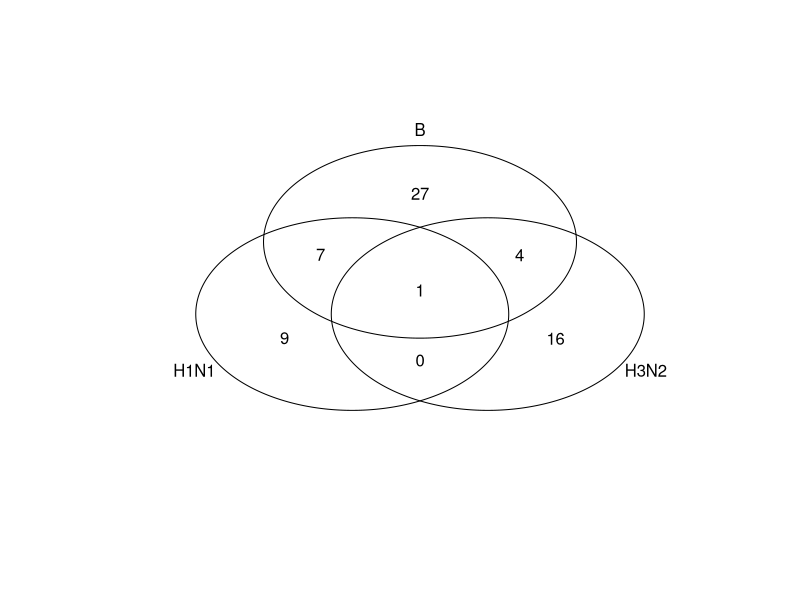

Write R code to recreate this figure. (Note: this script raises an error after producing the figure.)
library(tidyverse)
library(ggpubr)
library(gplots)

# venn diagram -------------------------------------------------------------
res.venn2 <- list(
  "H1N1" = c("NBN", "SIT1", "IL15RA", "SULT2A1", "PSPN", "BTN3A2", 
             "CXADR", "CD83", "LIFR", "TNFSF12", "CXCL8", "FCRL2",
             "TNFRSF11A", "TNFRSF4", "IL12B", "CD48", "OSCAR"),
  "H3N2" = c("FABP9", "ITM2A", "FOXO1", "LSP1", "SAMD9L", "NT5C3A",
             "CLIP2", "PTX3", "HSD11B1", "LTA", "RAB6A", "KLRB1", 
             "SERPINB8", "CD79B", "TNFRSF11A", "FASLG", "CRIM1",
             "FGF19", "TPP1", "FST", "WFIKKN2"),
  "B" = c("SIT1", "TNF", "CSF3", "IL15RA", "PSPN", "BCL2L11",
          "SH2D1A", "CCL7", "LSP1", "IL7", "BTN3A2", "IL6", "FCAR",
          "CD83", "NCR1", "ICAM4", "CD4", "KRT19", "SLAMF7", "RAB6A",
          "TNFSF10", "CXCL17", "KLRB1", "SERPINB8", "CXCL8", 
          "CLEC7A", "TPSAB1", "TNFRSF11A", "VEGFA", "CCL13", "GZMA",
          "CCL11", "CXCL9", "SIGLEC1", "SPINT2", "SIRPB1", "OSCAR", "REG4", "KLRD1"))
v.table <- venn(res.venn2)


# plot ---------------------------------------------------
metadat_healthy <- cohorts_dat$donorInfo_all %>% 
  left_join(cohorts_dat$donorSample_all %>% filter(time == "T1")) %>%
  full_join(cohorts_dat$HAItiter_all) %>%
  full_join(HAIreclassify2$all_cohorts) %>%
  filter(disease == "healthy") %>%
  mutate_at(vars(contains("reclassify")), ~factor(.x, levels = c("LL", "LH", "HL", "HH")))

inputDat <- protein_normDat %>% 
  lapply(function(x) x %>% rownames_to_column("name")) %>% 
  purrr::reduce(full_join) %>%
  filter(name %in% metadat_healthy$name) %>% 
  arrange(factor(name, levels = metadat_healthy$name))

inputDat2 <- metadat_healthy  %>%
  left_join(inputDat)

picked_proteins <- cohorts_dat$proteinAnnot_all %>% 
  filter(Assay %in% c("NBN", "SIT1", "IL15RA", "SULT2A1", "PSPN", "BTN3A2", 
                      "CXADR", "CD83", "LIFR", "TNFSF12", "CXCL8", "FCRL2",
                      "TNFRSF11A", "TNFRSF4", "IL12B", "CD48", "OSCAR",
                      "FABP9", "ITM2A", "FOXO1", "LSP1", "SAMD9L", "NT5C3A",
                      "CLIP2", "PTX3", "HSD11B1", "LTA", "RAB6A", "KLRB1", 
                      "SERPINB8", "CD79B", "TNFRSF11A", "FASLG", "CRIM1",
                      "FGF19", "TPP1", "FST", "WFIKKN2",
                      "SIT1", "TNF", "CSF3", "IL15RA", "PSPN", "BCL2L11",
                      "SH2D1A", "CCL7", "LSP1", "IL7", "BTN3A2", "IL6", "FCAR",
                      "CD83", "NCR1", "ICAM4", "CD4", "KRT19", "SLAMF7", "RAB6A",
                      "TNFSF10", "CXCL17", "KLRB1", "SERPINB8", "CXCL8", 
                      "CLEC7A", "TPSAB1", "TNFRSF11A", "VEGFA", "CCL13", "GZMA",
                      "CCL11", "CXCL9", "SIGLEC1", "SPINT2", "SIRPB1", "OSCAR", "REG4", "KLRD1"))

plot_dat <- inputDat2 %>% 
  select(patientID, cohort, condition, age_group, category, matches("reclassify|ab"),
         picked_proteins$OlinkID)

names(plot_dat)[24:87] <- picked_proteins$Assay

# scatter plots -------------
plot_dat %>%
  ggplot(aes(x = H1N1_abFC_combine, 
             # y = TNFRSF11A
             # y = SIT1
             # y = IL15RA
             # y = OSCAR
             # y = CD83
             # y = PSPN
             # y = CXCL8
             # y = BTN3A2
             # y = LSP1
             # y = SERPINB8
             # y = TNF
             y = CD4
             )) +
  geom_point(aes(col = H1N1_reclassify),
             size = 2, alpha = 0.8,
             position = position_jitter(w = 0.08, h = 0.1)) +
  geom_smooth(method = "lm", se = FALSE) + stat_cor() + theme_bw()

plot_dat %>%
  ggplot(aes(x = H3N2_abFC_combine, 
             # y = TNFRSF11A
             # y = SIT1
             # y = IL15RA
             # y = OSCAR
             # y = CD83
             # y = PSPN
             # y = CXCL8
             # y = BTN3A2
             # y = LSP1
             # y = SERPINB8
             # y = TNF
             y = CD4
  )) +
  geom_point(aes(col = H1N1_reclassify),
             size = 2, alpha = 0.8,
             position = position_jitter(w = 0.08, h = 0.1)) +
  geom_smooth(method = "lm", se = FALSE) + stat_cor() + theme_bw()

plot_dat %>% filter(cohort == "iMED") %>%
  ggplot(aes(x = ab_B, 
             # y = TNFRSF11A
             # y = SIT1
             # y = IL15RA
             # y = OSCAR
             # y = CD83
             # y = PSPN
             # y = CXCL8
             # y = BTN3A2
             # y = LSP1
             # y = SERPINB8
             # y = TNF
             y = CD4
  )) +
  geom_point(aes(col = H1N1_reclassify),
             size = 2, alpha = 0.8,
             position = position_jitter(w = 0.08, h = 0.1)) +
  geom_smooth(method = "lm", se = FALSE) + stat_cor() + theme_bw()

# boxplot ---------------
my_comparision <- list(c("LL", "LH"), c("LL", "HH"), c("LH", "HH"))
strain <- "H1N1_reclassify"
strain <- "H3N2_reclassify"
strain <- "B_reclassify"

protein <- "TNFRSF11A"
protein <- "SIT1"
protein <- "IL15RA"
protein <- "OSCAR"
protein = "CD83"
protein <- "PSPN"
protein <- "CXCL8"
protein <- "BTN3A2"
protein <- "LSP1"
protein <- "SERPINB8"
protein <- "TNF"
protein <- "CD4"

plot_dat %>%
  ggboxplot(x = strain, y = protein, color = "age_group", add = "jitter") +
  stat_compare_means(comparisons = my_comparision, method = "t.test")

plot_dat %>%
  ggboxplot(x = strain, y = protein, add = "jitter") +
  stat_compare_means(comparisons = my_comparision, method = "t.test")

plot_dat %>% filter(cohort == "iMED") %>%
  ggboxplot(x = strain, y = protein, color = "age_group", add = "jitter") +
  stat_compare_means(comparisons = my_comparision, method = "t.test")
